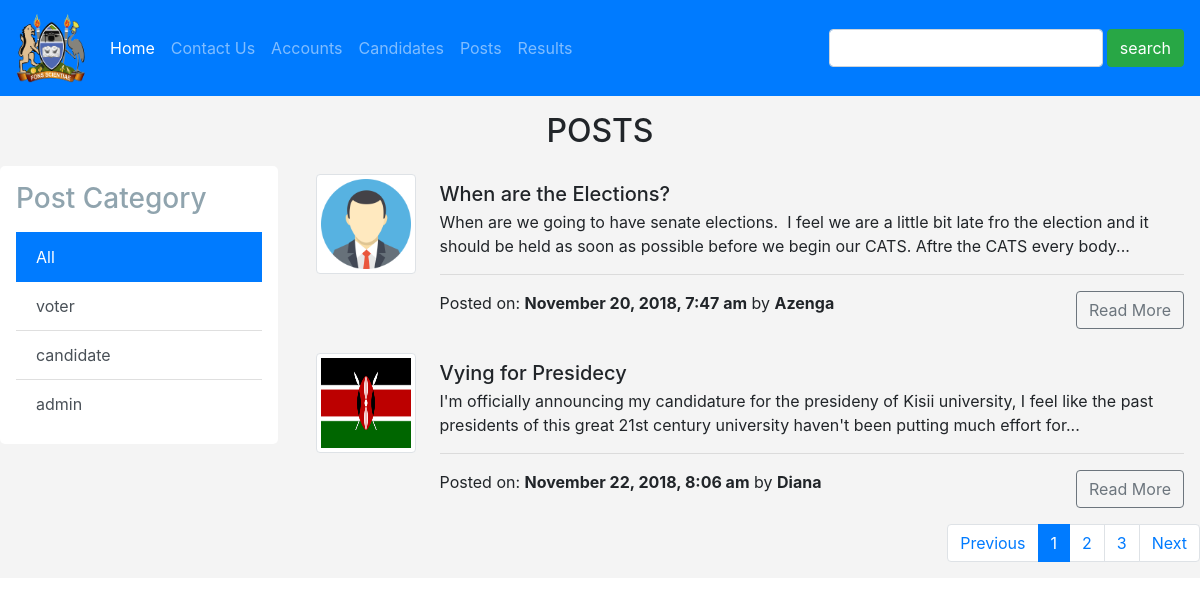
/posts.php, run on the app's committed database.
### tables this page shows
CREATE TABLE `groups` (
  `id` tinyint(1) NOT NULL,
  `name` varchar(10) NOT NULL,
  `descr` text
);

CREATE TABLE `posts` (
  `id` int(11) NOT NULL,
  `user_id` int(4) NOT NULL,
  `title` varchar(256) NOT NULL,
  `body` text NOT NULL,
  `create_date` timestamp NOT NULL DEFAULT CURRENT_TIMESTAMP,
  `group_id` tinyint(1) NOT NULL
);

CREATE TABLE `users` (
  `id` int(4) NOT NULL,
  `first_name` varchar(20) NOT NULL,
  `last_name` varchar(20) NOT NULL,
  `regno` varchar(20) NOT NULL,
  `faculty_id` int(2) NOT NULL,
  `email` varchar(100) NOT NULL,
  `avatar` varchar(30) DEFAULT NULL,
  `pwd` varchar(256) NOT NULL,
  `token` varchar(256) NOT NULL,
  `activated` tinyint(1) DEFAULT '0',
  `join_date` timestamp NOT NULL DEFAULT CURRENT_TIMESTAMP,
  `group_id` tinyint(1) NOT NULL DEFAULT '1',
  `canvote` tinyint(1) DEFAULT '0',
  `hasvoted` tinyint(1) DEFAULT '0'
);

### libraries/Template.php (called while the page is built, shortened)
<?php
class Template{
    private $template;
    public function __construct($tpl_name)
    {
        $_path = 'templates/'.$tpl_name.'.php';
        if(!empty($_path)){
            if(file_exists($_path)){
                $this->template = $_path;
            }else{
                echo 'Template Error: File Inclusion';
            }
        }
    }
    public function __toString()
    {
        include basename($this->template);
        return ob_get_clean();
    }
}

### libraries/Database.php (called while the page is built, shortened)
<?php
 class Database{
     private $dbhost = DB_HOST;
     private $dbuser = DB_USER;
     private $dbpass = DB_PASS;
     private $dbname = DB_NAME;
     private $conn = null;
     private $stmt = null;
     private static $_instance = null;
     public static function init()
     {
         try{
            if(is_null(self::$_instance) || empty(self::$_instance)){
                self::$_instance = new self();
            }
            return self::$_instance;
         }catch(Exception $e){
             $this->error = $e->getMessage();
         }
     }
     function __construct()
     {
        $dsn = 'mysql:host=' . $this->dbhost . ';dbname=' . $this->dbname . ';charset=utf8';
        $options = array(
             PDO::ATTR_PERSISTENT => true,
             PDO::ATTR_ERRMODE => PDO::ERRMODE_EXCEPTION,
             PDO::ATTR_DEFAULT_FETCH_MODE => PDO::FETCH_OBJ
        );
        try {
            if (is_null($this->conn) || empty($this->conn)) {
                $this->conn = new PDO($dsn, $this->dbuser, $this->dbpass, $options);
            }
        } catch (PDOException $e) {
            $this->error = $e->getMessage();
        }
     }
     public function query($query)
     {
         $this->stmt = $this->conn->prepare($query);
     }
    public function execute()
    {
        return $this->stmt->execute();
    }
    public function resultSet()
    {
        $this->execute();
        return $this->stmt->fetchAll();
    }
 }

### libraries/Topic.php (called while the page is built, shortened)
<?php
class Topic
{
	private $dbh = null;
	function __construct()
	{
		$this->dbh = Database::init();
	}
	public function getGroups()
	{
		$query = "SELECT * FROM groups";
		$this->dbh->query($query);
		return $this->dbh->resultSet();
	}
	public function getAllPosts()
	{
		$query = 'SELECT posts.*, users.avatar, users.first_name FROM posts
		INNER JOIN users ON posts.user_id = users.id';
		$this->dbh->query($query);
		return $this->dbh->resultSet();
	}
}

### helpers/format.php (called while the page is built)
<?php
function format_date($date)
{
	return date('F j, Y, g:i a', strtotime($date));
}
function shorten_text($text, $chars=200)
{
	$text = $text.'';
	$text = substr($text, 0, $chars);
	$text = substr($text, 0, strrpos($text, ' '));
	return $text.'...';
}

### templates/posts.php (the view, shortened to what this page needs)
<?php include('includes/header.php'); ?>
 <section style="background: #f4f4f4;">
    <div class="container-fuid">
        <h2 class="h2 text-center mb-3 pt-3">POSTS</h2>
        <div class="row">
            <div class="col-md-3">
                <div class="logout p-3">
                    <h2 style="color: #90a4ae;" class="h3 mb-3">Post Category</h2>
                    <div class="list-group list-group-flush">
                        <a href="#" class="list-group-item list-group-item-action active">All</a>
                        <?php foreach($groups as $group): ?>
                            <a href="#" class="list-group-item list-group-item-action"><?php echo $group->name; ?></a>
                        <?php endforeach; ?>
                    </div>
                </div>
            </div>
            <div class="col-md-9">
                <ul class="list-unstyled">
                    <?php if($posts == NULL): ?>
                        <p>No posts yet</p>
                    <?php else: ?>
                        <?php foreach($posts as $post): ?>
                            <li class="media p-2">
                                <img class="img-icon rounded img-thumbnail mr-3" src="images/avatar/<?php echo($post->avatar); ?>" alt="User Avatar">
                                <div class="media-body p-2">
                                    <h5 class="mt-0 mb-1"><?php echo $post->title; ?></h5>
                                    <?php echo shorten_text($post->body); ?> <br /> <hr>
                                    Posted on: <strong><?php echo(format_date($post->create_date)); ?></strong> by <strong><?php echo $post->first_name; ?></strong><a class="float-right btn btn-outline-secondary" href="post.php?post_id=<?php echo $post->id; ?>">Read More</a>
                                </div>
                            </li>
                        <?php endforeach; ?>
                    <?php endif; ?>
                <nav>
                    <ul class="pagination justify-content-end">
                        <li class="page-item"> <a class="page-link" href="">Previous</a></li>
                        <li class="page-item active"> <a class="page-link" href="">1</a></li>
                        <li class="page-item"> <a class="page-link" href="">2</a></li>
                        <li class="page-item"> <a class="page-link" href="">3</a></li>
                        <li class="page-item"> <a class="page-link" href="">Next</a></li>
                    </ul>
                </nav>
            </div>
        </div>
    </div>
</section>
<?php include('includes/footer.php'); ?>

### css/custom.css (style rules this page uses)
.img-icon { width: 100px; height: 100px; }
.logout { margin-bottom: 50px; background: #ffffff; border-radius: 5px; }

### data on the page
groups: name "voter"
groups: name "candidate"
groups: name "admin"
posts: user.avatar (picture), title "When are the Elections?", body "When are we going to have senate elections. I feel we are a little bit late fro the election and it should be held as soon as possible before we begin our CATS. Aftre the CATS every body...", create_date "November 20, 2018, 7:47 am", user.first_name "Azenga"
posts: user.avatar (picture), title "Vying for Presidecy", body "I'm officially announcing my candidature for the presideny of Kisii university, I feel like the past presidents of this great 21st century university haven't been putting much effort for...", create_date "November 22, 2018, 8:06 am", user.first_name "Diana"
